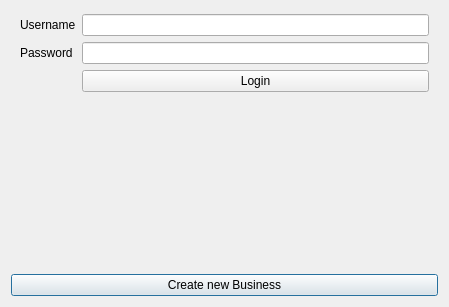
<?xml version="1.0" encoding="UTF-8"?>
<ui version="4.0">
 <class>Welcome</class>
 <widget class="QDialog" name="Welcome">
  <property name="geometry">
   <rect>
    <x>0</x>
    <y>0</y>
    <width>441</width>
    <height>307</height>
   </rect>
  </property>
  <property name="sizePolicy">
   <sizepolicy hsizetype="Expanding" vsizetype="Expanding">
    <horstretch>0</horstretch>
    <verstretch>0</verstretch>
   </sizepolicy>
  </property>
  <property name="cursor">
   <cursorShape>ArrowCursor</cursorShape>
  </property>
  <property name="windowTitle">
   <string>Dialog</string>
  </property>
  <property name="sizeGripEnabled">
   <bool>false</bool>
  </property>
  <layout class="QGridLayout" name="gridLayout">
   <item row="2" column="0">
    <widget class="QPushButton" name="registerButton">
     <property name="text">
      <string>Create new Business</string>
     </property>
    </widget>
   </item>
   <item row="0" column="0">
    <widget class="QWidget" name="formWidget" native="true">
     <property name="sizePolicy">
      <sizepolicy hsizetype="Expanding" vsizetype="Expanding">
       <horstretch>0</horstretch>
       <verstretch>0</verstretch>
      </sizepolicy>
     </property>
     <layout class="QGridLayout" name="gridLayout_2">
      <property name="sizeConstraint">
       <enum>QLayout::SizeConstraint::SetMinimumSize</enum>
      </property>
      <property name="topMargin">
       <number>3</number>
      </property>
      <item row="4" column="1">
       <widget class="QPushButton" name="loginButton">
        <property name="text">
         <string>Login</string>
        </property>
       </widget>
      </item>
      <item row="0" column="1">
       <widget class="QLineEdit" name="usernameLineEdit"/>
      </item>
      <item row="1" column="0">
       <widget class="QLabel" name="passwordLabel">
        <property name="text">
         <string>Password</string>
        </property>
       </widget>
      </item>
      <item row="1" column="1">
       <widget class="QLineEdit" name="passwordLineEdit">
        <property name="styleSheet">
         <string notr="true"/>
        </property>
        <property name="text">
         <string/>
        </property>
       </widget>
      </item>
      <item row="0" column="0">
       <widget class="QLabel" name="usernameLabel">
        <property name="text">
         <string>Username</string>
        </property>
       </widget>
      </item>
      <item row="5" column="1">
       <widget class="QLabel" name="statusLabel">
        <property name="minimumSize">
         <size>
          <width>347</width>
          <height>130</height>
         </size>
        </property>
        <property name="text">
         <string/>
        </property>
       </widget>
      </item>
     </layout>
    </widget>
   </item>
  </layout>
 </widget>
 <resources/>
 <connections/>
</ui>
